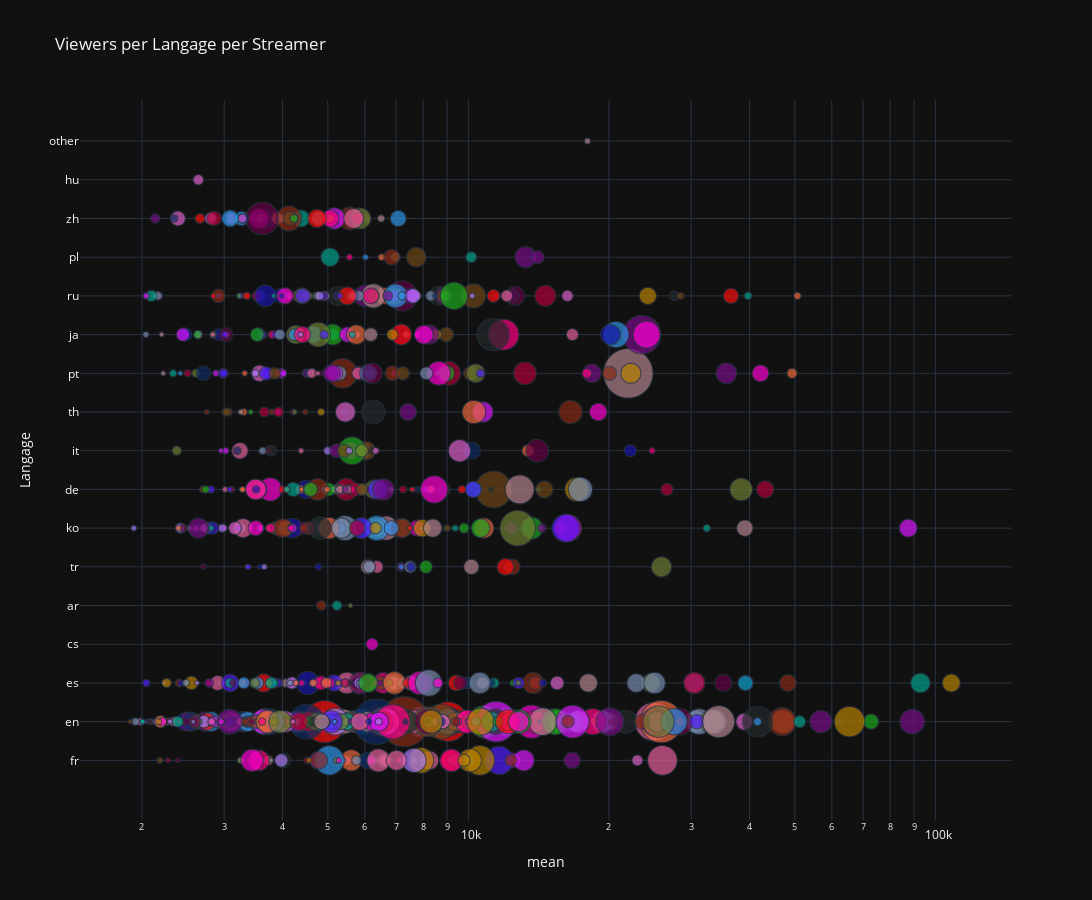

The notebook cell this image was saved under:
### Code cell
fig = px.scatter(
    avg,
    x='mean',
    y='Langage',
    log_x=True,
    color='Streamer',
    size='count',
    size_max=50,
    hover_name='Streamer',
    hover_data=['mean', 'Langage', 'count'],
    height=900,
    width=1400,
    title='Viewers per Langage per Streamer',
    template='plotly_dark',
    labels=False,
    color_discrete_sequence=px.colors.qualitative.Dark24,
)
fig.update_layout(showlegend=False)
fig.show()
